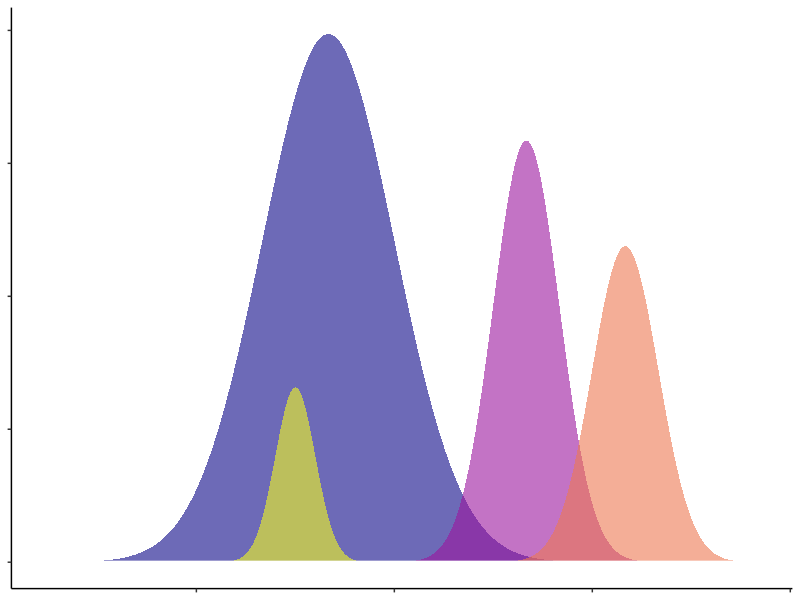
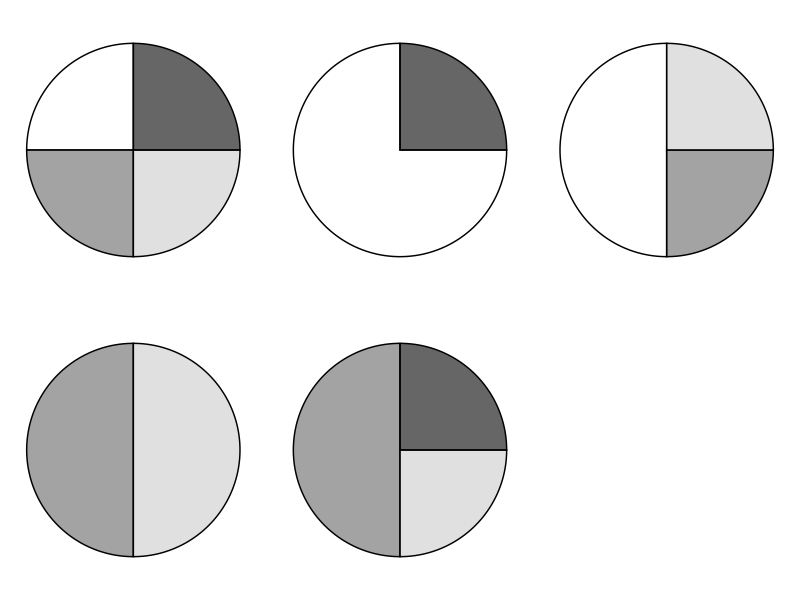
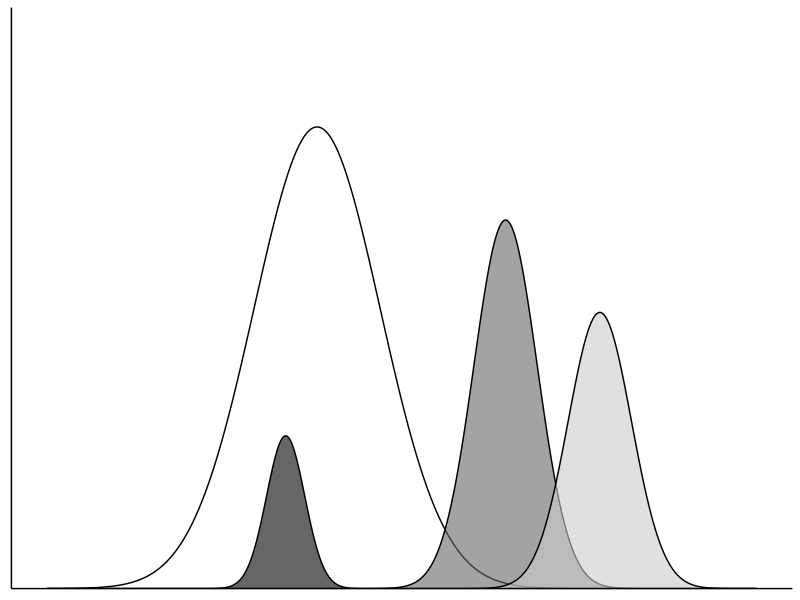
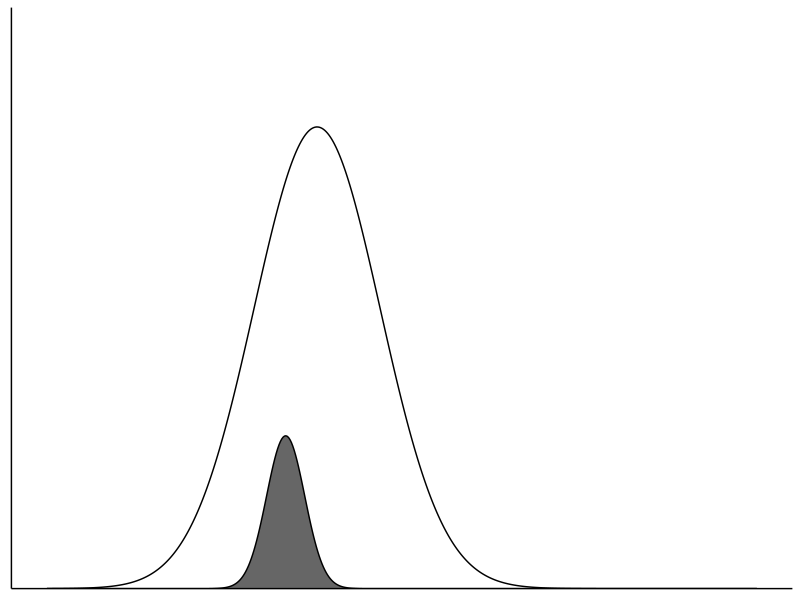
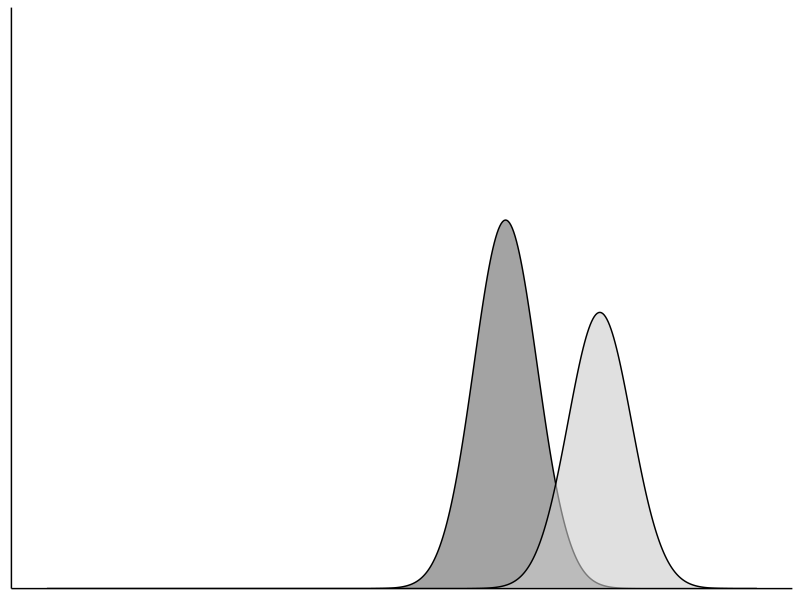
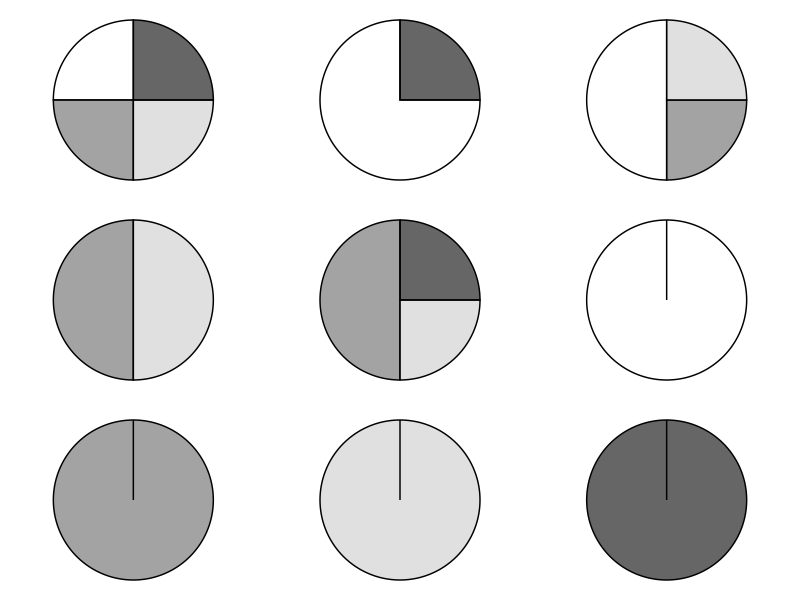

R code for these plots, in order:


# Project: Examining the relationship between biodiversity and ecosystem functioning in experimental and observational data

# Title: Conceptual figure 1

# load relevant libraries
library(readr)
library(dplyr)
library(tidyr)
library(purrr)
library(ggplot2)
library(broom)
library(RColorBrewer)
library(viridis)
library(here)
library(vegan)
library(ggpubr)

# simulate normally distributed niches

rnorm_perfect <- function(n, mean = 0, sd = 1) {
  stats::qnorm(seq(1 / n, 1 - 1 / n, length.out = n), mean, sd)
}

# set the seed
set.seed(555)

# set up species abundances
spp_abun <- c(100000, 40000, 30000, 10000)

# set up species locations (i.e. means)
spp_means <- c(-10, 20, 35, -15)

# set up species standard deviations
spp_sd <- c(10, 5, 5, 3)

# run a loop to 
spp <- vector("list", length = length(spp_abun))
names(spp) <- LETTERS[1:length(spp_abun)]

for (i in seq_along(1:length(spp_abun))) {
  
  spp[[i]] <- data.frame(spp = rnorm_perfect(n = spp_abun[i], mean = spp_means[i], sd = spp_sd[i]))
  
}

spp <- 
  bind_rows(spp, .id = "species") %>%
  as_tibble()

# normal distributions in colour

ggplot(data = spp, 
       mapping = aes(x = spp, y = ..count.., fill = species)) +
  geom_density(alpha = 0.6, colour = NA) +
  theme_classic() +
  scale_fill_viridis_d(option = "C") +
  geom_hline(yintercept=0, colour="white", size=1) +
  theme(legend.position = "none",
        axis.text = element_blank(),
        axis.title = element_blank())

# normal distributions in grey scale

fig_1 <- 
  ggplot(data = spp, 
       mapping = aes(x = spp, y = ..count.., fill = species)) +
  geom_density(alpha = 0.6, colour = "black") +
  theme_classic() +
  scale_fill_manual(values=c("#FFFFFF", "#666666", "#CCCCCC", "#000000")) +
  scale_y_continuous(expand = c(0, 0), limits = c(0, 5000)) +
  scale_x_continuous(limits = c(-53, 60)) +
  theme(legend.position = "none",
        axis.text = element_blank(),
        axis.title = element_blank(),
        axis.ticks = element_blank())

ggsave(filename = here("figures/fig_1.png"), plot = fig_1,
       dpi = 300)


fig_1a <- 
  ggplot(data = spp %>% filter(species %in% c("A", "D")), 
         mapping = aes(x = spp, y = ..count.., fill = species)) +
  geom_density(alpha = 0.6, colour = "black") +
  theme_classic() +
  scale_fill_manual(values=c("#FFFFFF", "#000000")) +
  scale_y_continuous(expand = c(0, 0), limits = c(0, 5000)) +
  scale_x_continuous(limits = c(-53, 60)) +
  theme(legend.position = "none",
        axis.text = element_blank(),
        axis.title = element_blank(),
        axis.ticks = element_blank())

ggsave(filename = here("figures/fig_1a.png"), plot = fig_1a,
       dpi = 300)


fig_1b <- 
  ggplot(data = spp %>% filter(species %in% c("B", "C")), 
         mapping = aes(x = spp, y = ..count.., fill = species)) +
  geom_density(alpha = 0.6, colour = "black") +
  theme_classic() +
  scale_fill_manual(values=c("#666666", "#CCCCCC")) +
  scale_y_continuous(expand = c(0, 0), limits = c(0, 5000)) +
  scale_x_continuous(limits = c(-53, 60)) +
  theme(legend.position = "none",
        axis.text = element_blank(),
        axis.title = element_blank(),
        axis.ticks = element_blank())

ggsave(filename = here("figures/fig_1b.png"), plot = fig_1b,
       dpi = 300)


# make pie charts

df1 <- data.frame(
  group = c("A", "B", "C", "D"),
  value = c(1, 1, 1, 1)
)

p1 <- ggplot(df1, aes(x = "", y = value, fill = group)) +
  geom_bar(width = 1, stat = "identity", colour = "black", alpha = 0.6) +
  coord_polar("y", start=0) +
  scale_fill_manual(values=c("#FFFFFF", "#666666", "#CCCCCC", "#000000")) +
  theme_void() +
  theme(legend.position = "none")

df2 <- data.frame(
  group = c("A", "D"),
  value = c(1.5, 0.5)
)

p2 <- ggplot(df2, aes(x = "", y = value, fill = group)) +
  geom_bar(width = 1, stat = "identity", colour = "black", alpha = 0.6) +
  coord_polar("y", start=0) +
  scale_fill_manual(values=c("#FFFFFF", "#000000")) +
  theme_void() +
  theme(legend.position = "none")

df3 <- data.frame(
  group = c("A", "B", "C"),
  value = c(2, 1, 1)
)

p3 <- ggplot(df3, aes(x = "", y = value, fill = group)) +
  geom_bar(width = 1, stat = "identity", colour = "black", alpha = 0.6) +
  coord_polar("y", start=0) +
  scale_fill_manual(values=c("#FFFFFF", "#666666", "#CCCCCC")) +
  theme_void() +
  theme(legend.position = "none")

df4 <- data.frame(
  group = c("B", "C"),
  value = c(1, 1)
)

p4 <- ggplot(df4, aes(x = "", y = value, fill = group)) +
  geom_bar(width = 1, stat = "identity", colour = "black", alpha = 0.6) +
  coord_polar("y", start=0) +
  scale_fill_manual(values=c("#666666", "#CCCCCC")) +
  theme_void() +
  theme(legend.position = "none")


df5 <- data.frame(
  group = c("B", "C", "D"),
  value = c(2, 1, 1)
)

p5 <- ggplot(df5, aes(x = "", y = value, fill = group)) +
  geom_bar(width = 1, stat = "identity", colour = "black", alpha = 0.6) +
  coord_polar("y", start=0) +
  scale_fill_manual(values=c("#666666", "#CCCCCC", "#000000")) +
  theme_void() +
  theme(legend.position = "none")

ggarrange(p1, p2, p3, p4, p5)


# make singular charts
cols <- c("#FFFFFF", "#666666", "#CCCCCC", "#000000")

df_cols <- data.frame(
  group = c("B"),
  value = c(1)
)

df_plots <- vector("list")

for (i in seq_along(1:length(cols))) {
  
  df_plots[[i]] <- 
    ggplot(df_cols, aes(x = "", y = value, fill = group)) +
    geom_bar(width = 1, stat = "identity", colour = "black", alpha = 0.6) +
    coord_polar("y", start=0) +
    scale_fill_manual(values=cols[i]) +
    theme_void() +
    theme(legend.position = "none")
  
}

pies <- 
  ggarrange(p1, p2, p3, p4, p5,
          df_plots[[1]], df_plots[[2]], df_plots[[3]], df_plots[[4]])

ggsave(filename = here("figures/fig_1_pies.png"), plot = pies,
       dpi = 300)




